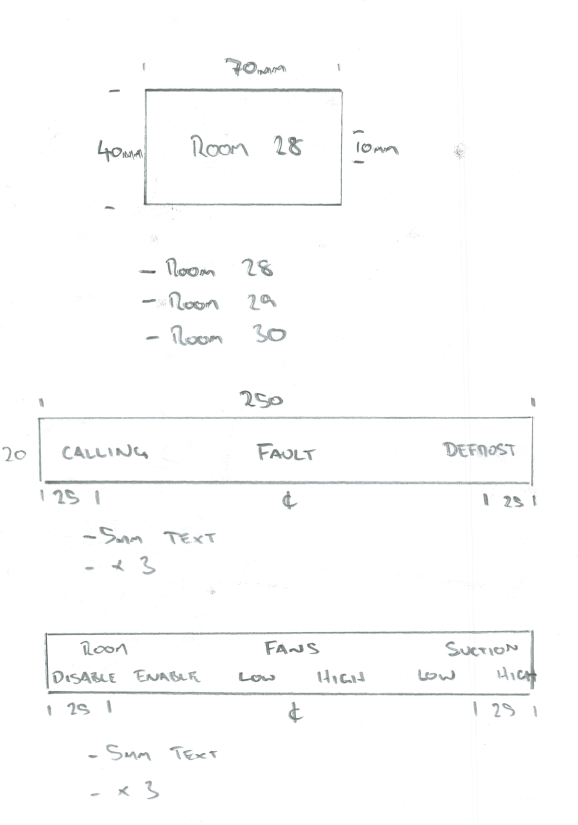
#> input picture eval/images/brn94-pdf.png, 1155 x 1649 px (shown at 1/2 size); its folder holds only this picture in this run
$ python scan_plate_attrition.py
#> lines starting #> are read from the running program, lines starting #| are printed output that depends on the picture; after the words box and inside, x2 and y2 are one past the last pixel; in counts of white or black regions, pixels touching at a corner belong together
### plate_detect.py
"""Deterministic plate outline detection from CAD-style drafts."""

from __future__ import annotations

from pathlib import Path

import cv2
import numpy as np

MIN_PLATE_WIDTH = 40
MIN_PLATE_HEIGHT = 12
MIN_PLATE_AREA = 800
LINE_THRESHOLD_FRAC = 0.22
EDGE_MARGIN_PX = 10
INNER_PAD_PX = 2
# A plate outline spans at least this fraction of the drawing width. The old
# 0.45/0.55 two-branch gate (coupled to an absolute bh>=50/<=50 split) assumed
# every plate was ~half the sheet wide and killed CAD sheets whose plate column
# sits inside a margin (marshall plates measured 0.43w -> all dropped). Phase-1
# attrition confirmed the strip gate, not MIN_*, was the killer; this single
# relative gate is the de-overfit. Narrower grids (traffolyte/mla) that still
# fall below it are the Phase-2 gate's job to route to the LLM, not a place to
# add per-layout branches here.
STRIP_MIN_WIDTH_FRAC = 0.33
# Reject a box larger than this fraction of the sheet: it is almost always a
# FRAME enclosing the real plates (image003's lower grid bbox = 0.65, marshall's
# table border = 0.79), not a plate. But a single-plate draft's plate legitimately
# fills up to half the sheet (drawing.png = 0.50), which the old 0.35 cap wrongly
# dropped → CV returned 0 → LLM fallback mis-boxed it and lost the "Switchboard"
# line. 0.60 sits in the gap: keeps single plates (≤0.50), rejects frames (≥0.65).
MAX_PLATE_AREA_FRAC = 0.60


# [22 lines left out: functions _cluster_positions, _line_positions, not called in this run]


def _bbox(box: tuple[int, int, int, int]) -> list[int]:
    x1, y1, x2, y2 = box
    return [x1, y1, x2, y2]


def _area(box: tuple[int, int, int, int]) -> int:
    return max(0, box[2] - box[0]) * max(0, box[3] - box[1])


# [42 lines left out: functions _vertical_splits_in_band, _split_top_band, not called in this run]


def _find_contour_boxes(binary: np.ndarray, w: int, h: int) -> list[tuple[int, int, int, int]]:
    kernel = cv2.getStructuringElement(cv2.MORPH_RECT, (3, 3))
    closed = cv2.morphologyEx(binary, cv2.MORPH_CLOSE, kernel, iterations=2)
    contours, _ = cv2.findContours(closed, cv2.RETR_TREE, cv2.CHAIN_APPROX_SIMPLE)

    raw: list[tuple[int, int, int, int]] = []
    for cnt in contours:
        x, y, bw, bh = cv2.boundingRect(cnt)
        if bw < MIN_PLATE_WIDTH or bh < MIN_PLATE_HEIGHT:
            continue
        if bw * bh < MIN_PLATE_AREA:
            continue
        if bw > w * 0.98 and bh > h * 0.98:
            continue
        raw.append((x, y, x + bw, y + bh))

    if not raw:
        return []

    raw.sort(key=lambda b: _area(b), reverse=True)
    kept: list[tuple[int, int, int, int]] = []
    for box in raw:
        if _area(box) > MAX_PLATE_AREA_FRAC * w * h:
            continue
        kept.append(box)
    return kept


def detect_plates(image_path: str | Path) -> tuple[list[dict], dict]:
    """Detect plate rectangles in real image pixel coordinates."""
    img = cv2.imread(str(image_path))
    if img is None:
        return [], {"error": "cannot_read_image"}

    h, w = img.shape[:2]
    gray = cv2.cvtColor(img, cv2.COLOR_BGR2GRAY)
    _, binary = cv2.threshold(gray, 120, 255, cv2.THRESH_BINARY_INV)

    boxes = _find_contour_boxes(binary, w, h)
    plates: list[tuple[int, int, int, int]] = []

    for box in boxes:
        bw = box[2] - box[0]
        if bw <= w * STRIP_MIN_WIDTH_FRAC:
            continue
        # Always attempt a column split; _split_top_band returns [box] unchanged
        # when it finds fewer than two vertical guides, so short strips without
        # guides stay a single plate (no bh threshold needed).
        plates.extend(_split_top_band(binary, box))

    plates.sort(key=lambda b: (b[1], b[0]))

    result: list[dict] = []
    for idx, box in enumerate(plates, start=1):
        result.append({
            "id": idx,
            "bbox_px": _bbox(box),
            "width_mm": None,
            "height_mm": None,
        })

    return result, {"size": (w, h), "method": "opencv", "count": len(result)}


# [6 lines left out: function file_image_px, not called in this run]

### eval/scan_plate_attrition.py
"""Phase 1 Step 0 — per-stage attrition probe for OpenCV plate detection.

    python eval/scan_plate_attrition.py

Reports, for every image in eval/images/, how many candidate boxes survive each
filtering stage of plate_detect.detect_plates. Purpose: localize WHICH knob kills
CAD sheets (marshall/brn94/traffolyte → 0) before changing any threshold, so the
Phase 1 decision rule is not confounded. Read-only: does not modify plate_detect.

Stages:
  raw    contours after morphology close
  min    survive MIN_PLATE_WIDTH/HEIGHT/AREA (+ full-sheet >0.98 reject)
  cap    survive area-cap 0.35*w*h  (== _find_contour_boxes output)
  strip  survive strip-width branch (bw>0.45/0.55*w) -> kept / dropped
  final  after _split_top_band  (== detect_plates output count)
"""

from __future__ import annotations

import sys
from pathlib import Path

import cv2

sys.path.insert(0, str(Path(__file__).resolve().parent.parent))

import plate_detect as pd  # noqa: E402
from plate_detect import (  # noqa: E402
    MIN_PLATE_AREA,
    MIN_PLATE_HEIGHT,
    MIN_PLATE_WIDTH,
    _split_top_band,
    detect_plates,
)

EVAL_DIR = Path(__file__).resolve().parent
IMAGES_DIR = EVAL_DIR / "images"
IMAGE_SUFFIXES = {".png", ".jpg", ".jpeg", ".webp"}

CAD_COHORT = {
    "marshall-ave-st-leonards-msb-1-pdf-p1",
    "marshall-ave-st-leonards-msb-1-pdf-p2",
    "marshall-ave-st-leonards-msb-1-pdf-p3",
    "marshall-ave-st-leonards-msb-1-pdf-p4",
    "marshall-ave-st-leonards-msb-1-pdf-p5",
    "marshall-ave-st-leonards-msb-1-pdf-p6",
    "marshall-ave-st-leonards-msb-1-pdf-p7",
    "brn94-pdf",
    "traffolyte-pdf",
    "mla-white-red-pdf",
}


def _binary(image_path: Path):
    img = cv2.imread(str(image_path))
#> img is the input picture: shape (1649, 1155, 3); mean B, G, R 251.9, 251.9, 251.6
    if img is None:
        return None, None, None
    h, w = img.shape[:2]
#> h = 1649; w = 1155
    gray = cv2.cvtColor(img, cv2.COLOR_BGR2GRAY)
    _, binary = cv2.threshold(gray, 120, 255, cv2.THRESH_BINARY_INV)
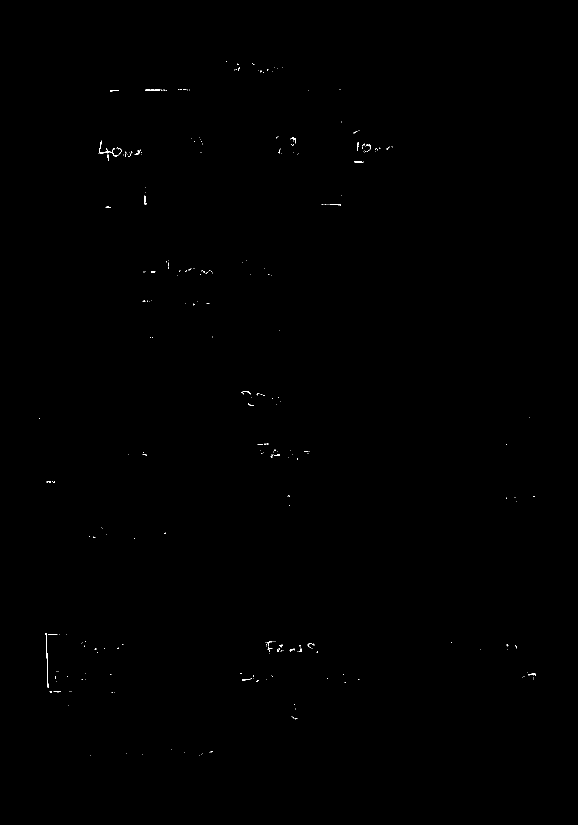
#> binary: shape (1649, 1155) (shown at 1/2 size); 0.1% white in thin lines or dots, all inside (x1, y1, x2, y2) = (78, 122, 1072, 1512)
    return binary, w, h


def _stage_counts(image_path: Path) -> dict:
    binary, w, h = _binary(image_path)
#> w = 1155; h = 1649
    if binary is None:
        return {"error": "cannot_read"}

    # raw contours after morphology close (mirrors _find_contour_boxes head)
    kernel = cv2.getStructuringElement(cv2.MORPH_RECT, (3, 3))
    closed = cv2.morphologyEx(binary, cv2.MORPH_CLOSE, kernel, iterations=2)
    contours, _ = cv2.findContours(closed, cv2.RETR_TREE, cv2.CHAIN_APPROX_SIMPLE)
#> contours = 181 contours, 162 with area under 20; largest, box (x1, y1, x2, y2) and area: (197, 281, 243, 322) 320, (225, 296, 242, 312) 188, (291, 178, 334, 182) 79, (91, 1266, 119, 1376) 64, (581, 275, 592, 292) 60
    raw = len(contours)
#> raw = 181

    after_min = []
    for cnt in contours:
        x, y, bw, bh = cv2.boundingRect(cnt)
        if bw < MIN_PLATE_WIDTH or bh < MIN_PLATE_HEIGHT:
            continue
        if bw * bh < MIN_PLATE_AREA:
            continue
        if bw > w * 0.98 and bh > h * 0.98:
            continue
        after_min.append((x, y, x + bw, y + bh))
#> this loop made 181 passes
#> (x, y, bw, bh) on passes 1 to 3: (398, 1511, 1, 1), (181, 1511, 1, 1), (403, 1508, 1, 1)
#> after the loop, after_min = [(197, 281, 243, 322)]

    after_cap = [b for b in after_min if pd._area(b) <= 0.35 * w * h]
#> after_cap = [(197, 281, 243, 322)]

    # strip-width branch (detect_plates main loop)
    strip_kept, strip_dropped = 0, 0
    dropped_wfrac = []
    plates = []
    for box in after_cap:
        bw = box[2] - box[0]
        bh = box[3] - box[1]
        if bw > w * 0.55 and bh >= 50:
            strip_kept += 1
            plates.extend(_split_top_band(binary, box))
        elif bw > w * 0.45 and bh <= 50:
            strip_kept += 1
            plates.append(box)
        else:
            strip_dropped += 1
            dropped_wfrac.append(bw / w)
#> this loop made 1 pass
#> (box, bw, bh, strip_dropped) on pass 1: ((197, 281, 243, 322), 46, 41, 1)
#> after the loop, dropped_wfrac = [0.0398]; plates = []; strip_dropped = 1; strip_kept = 0

    final = len(detect_plates(image_path)[0])
#> the loop in _find_contour_boxes, `for cnt in contours:` made 181 passes
#> after the loop in _find_contour_boxes, `for cnt in contours:`: raw = [(197, 281, 243, 322)]
#> the loop in _find_contour_boxes, `for box in raw:` made 1 pass
#> the loop in detect_plates, `for box in boxes:` made 1 pass
#> (box, bw) on pass 1: ((197, 281, 243, 322), 46)
#> after the loop in detect_plates, `for box in boxes:`: plates = []
#> final = 0

    return {
        "wh": (w, h),
        "raw": raw,
        "min": len(after_min),
        "cap": len(after_cap),
        "strip_kept": strip_kept,
        "strip_dropped": strip_dropped,
        "final": final,
        "dropped_wfrac_max": max(dropped_wfrac) if dropped_wfrac else 0.0,
    }


def main() -> None:
    images = sorted(
        p for p in IMAGES_DIR.iterdir() if p.suffix.lower() in IMAGE_SUFFIXES
    )
    if not images:
        print(f"No images in {IMAGES_DIR}", file=sys.stderr)
        sys.exit(1)

    header = (
        f"{'image':<44} {'WxH':<11} {'raw':>5} {'min':>4} {'cap':>4} "
        f"{'keep':>4} {'drop':>4} {'final':>5} {'dropWmax':>8}  cohort"
    )
    print(header)
    print("-" * len(header))
    for image in images:
        c = _stage_counts(image)
#> c = {'wh': (1155, 1649), 'raw': 181, 'min': 1, 'cap': 1, 'strip_kept': 0, 'strip_dropped': 1, 'final': 0, 'dropped_wfrac_max': 0.0398}
        tag = "CAD" if image.stem in CAD_COHORT else ""
        if c.get("error"):
            print(f"{image.name:<44} ERROR {c['error']}")
            continue
        w, h = c["wh"]
#> w = 1155; h = 1649
        print(
            f"{image.name:<44} {f'{w}x{h}':<11} {c['raw']:>5} {c['min']:>4} "
            f"{c['cap']:>4} {c['strip_kept']:>4} {c['strip_dropped']:>4} "
            f"{c['final']:>5} {c['dropped_wfrac_max']:>8.2f}  {tag}"
        )
#| brn94-pdf.png                                1155x1649     181    1    1    0    1     0     0.04  CAD


if __name__ == "__main__":
    main()

$ run again, on eval/images/drawing4.png
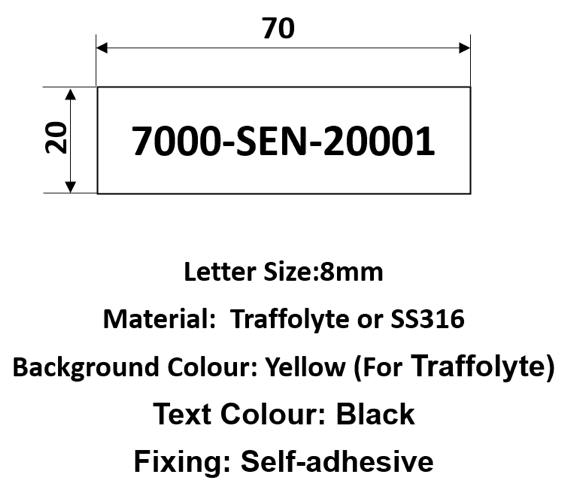
#> input picture eval/images/drawing4.png, 568 x 481 px
#> in _binary, img is the input picture: shape (481, 568, 3); min 0, max 255, mean 236.1
#> in _binary, `_, binary = cv2.threshold(gray, 120, 255, cv2.THRESH_BINARY_INV)`:
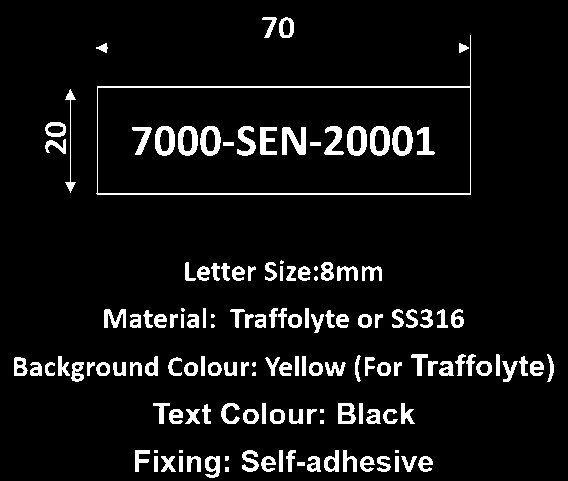
#> binary: shape (481, 568); 7.2% white; 146 white regions (14 under 20 px), largest, box (x1, y1, x2, y2) and area: (96, 35, 471, 195) 1758, (282, 127, 306, 155) 428, (347, 126, 367, 156) 360
#> in _stage_counts, `binary, w, h = _binary(image_path)`: w = 568; h = 481
#> closed: shape (481, 568); 9.1% white; 39 white regions (5 under 20 px)
#> in _stage_counts, `contours, _ = cv2.findContours(closed, cv2.RETR_TREE, cv2.CHAIN_APPROX..`: contours = 87 contours, 6 with area under 20; largest, box (x1, y1, x2, y2) and area: (96, 35, 471, 195) 40346, (97, 87, 471, 194) 39536, (132, 126, 234, 156) 1792, (14, 356, 158, 382) 1700, (347, 126, 413, 156) 1558
#> in _stage_counts, `raw = len(contours)`: raw = 87
#> the loop in _stage_counts, `for cnt in contours:` made 87 passes
#> (x, y, bw, bh) on passes 2 to 9: (225, 456, 4, 5), (297, 450, 136, 22), (327, 459, 8, 10), (242, 450, 54, 22), (247, 462, 7, 7), (135, 450, 85, 28), (208, 459, 8, 10), (157, 458, 8, 12)
#> after the loop in _stage_counts, `for cnt in contours:`: after_min = 19 items, first 6: (297, 450, 433, 472), (242, 450, 296, 472), (135, 450, 220, 478), (169, 404, 211, 424), (338, 403, 415, 424), (221, 403, 324, 424)
#> after_cap has the same summary as after_min
#> the loop in _stage_counts, `for box in after_cap:` made 19 passes
#> (bw, bh, strip_kept) on passes 15 to 16: (375, 160, 1), (374, 107, 2)
#> after the loop in _stage_counts, `for box in after_cap:`: dropped_wfrac = [0.239, 0.0951, 0.15, 0.0739, 0.136, 0.181, 0.143, 0.155, 0.254, 0.204, 0.183, 0.18, 0.125, 0.206, 0.116, 0.0704, 0.18]; plates = [(96, 35, 471, 195), (97, 87, 471, 194)]; strip_dropped = 17; strip_kept = 2
#> the loop in _find_contour_boxes, `for cnt in contours:` made 87 passes
#> after the loop in _find_contour_boxes, `for cnt in contours:`: raw has the same summary as after_min in _stage_counts
#> the loop in _find_contour_boxes, `for box in raw:` made 19 passes
#> box on passes 1 to 8: (96, 35, 471, 195), (97, 87, 471, 194), (14, 356, 158, 382), (428, 354, 544, 382), (132, 126, 234, 156), (297, 450, 433, 472), (245, 308, 349, 333), (265, 260, 382, 281)
#> after the loop in _find_contour_boxes, `for box in raw:`: kept = 19 items, first 6: (96, 35, 471, 195), (97, 87, 471, 194), (14, 356, 158, 382), (428, 354, 544, 382), (132, 126, 234, 156), (297, 450, 433, 472)
#> boxes has the same summary as kept in _find_contour_boxes
#> the loop in detect_plates, `for box in boxes:` made 19 passes
#> (box, bw) on passes 3 to 10: ((14, 356, 158, 382), 144), ((428, 354, 544, 382), 116), ((132, 126, 234, 156), 102), ((297, 450, 433, 472), 136), ((245, 308, 349, 333), 104), ((265, 260, 382, 281), 117), ((135, 450, 220, 478), 85), ((221, 403, 324, 424), 103)
#> pass 2, in _vertical_splits_in_band (call 4), `ver = cv2.morphologyEx(band, cv2.MORPH_OPEN, ver_k)`:
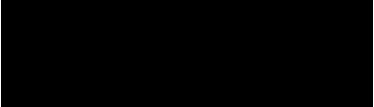
#> ver: shape (107, 374); 0.53% white in thin lines or dots
#> after the loop in detect_plates, `for box in boxes:`: plates = [(96, 35, 471, 195), (97, 87, 471, 194)]
#> the loop in detect_plates, `for idx, box in enumerate(plates, start=1):` made 2 passes
#> (idx, x1 in _bbox, y1 in _bbox, x2 in _bbox, y2 in _bbox) on passes 1 to 2: (1, 96, 35, 471, 195), (2, 97, 87, 471, 194)
#> after the loop in detect_plates, `for idx, box in enumerate(plates, start=1):`: result = 2 items
#> final = 2
#> c = {'wh': (568, 481), 'raw': 87, 'min': 19, 'cap': 19, 'strip_kept': 2, 'strip_dropped': 17, 'final': 2, 'dropped_wfrac_max': 0.254}
#> in main, `w, h = c["wh"]`: w = 568; h = 481
#| drawing4.png                                 568x481        87   19   19    2   17     2     0.25
